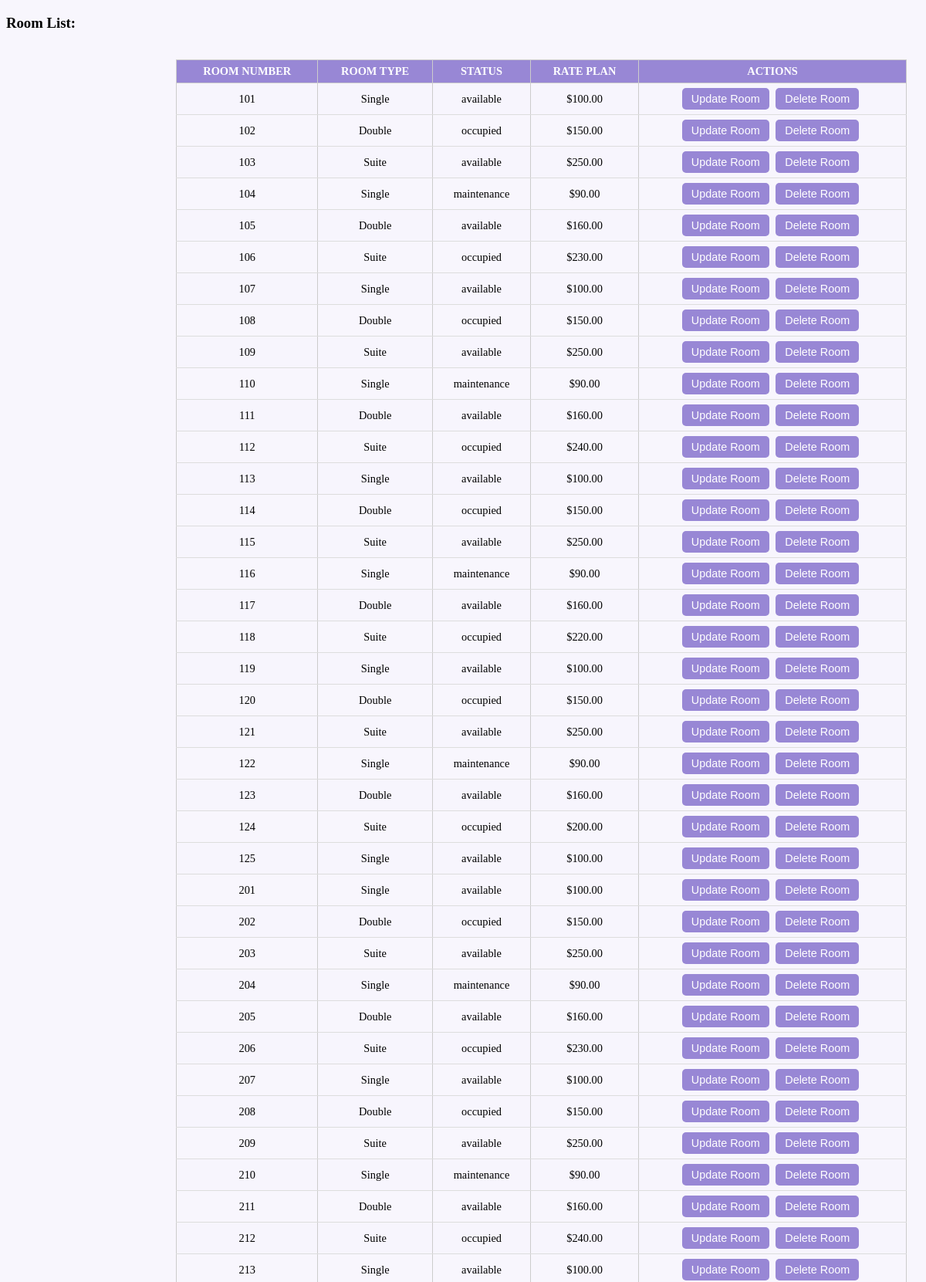
/Website/homepage/Homepage-Type/Admin/modify_room.php (upper part), run on the app's committed database.
### tables this page shows
CREATE TABLE rooms (
    room_num INT AUTO_INCREMENT PRIMARY KEY,
    room_type VARCHAR(50) NOT NULL,  
    room_status VARCHAR(50) NOT NULL DEFAULT 'Available',  
    rate_plan DECIMAL(10, 2) NOT NULL
);

### Website/homepage/Homepage-Type/Admin/modify_room.php (the view, shortened to what this page needs)
<?php
 require_once('../../Website/inc/db_connect.php');
 $queryRooms = "
 SELECT
   room_num,
   room_type,
   room_status,
   rate_plan
 FROM
   rooms
 ";
 $statementRooms = $db->prepare($queryRooms);
 $statementRooms->execute();
 $items = $statementRooms->fetchAll();
 ?>
 <!DOCTYPE HTML>
 <html>
 <head>
     <link rel="stylesheet" type="text/css" href="../inc/homepage_main.css">
 </head>
 <main>
 <body>
     <div id="data">
         <h3>Room List:</h3>
     </div>
     <br>
     <table>
         <tr>
             <th>Room Number</th>
             <th>Room Type</th>
             <th>Status</th>
             <th>Rate Plan</th>
             <th>Actions</th>
         </tr>
         <?php foreach ($items as $item) : ?>
         <tr>
             <td><?php echo $item['room_num']; ?></td>
             <td><?php echo $item['room_type']; ?></td>
             <td><?php echo $item['room_status']; ?></td>
             <td>$<?php echo number_format($item['rate_plan'], 2); ?></td>
             <td>
                 <button class="modify-btn"><a href="?update_room_id=<?php echo $item['room_num']; ?>" style="color:white; text-decoration:none;">Update Room</a></button>
                 <button class="modify-btn">
                     <a href="?delete_room_id=<?php echo $item['room_num']; ?>" style="color:white; text-decoration:none;">Delete Room</a>
                 </button>
             </td>
         </tr>
         <?php endforeach; ?>
     </table>
 </body>
 </main>
 </html>

### Website/inc/homepage_main.css (style rules this page uses)
body { background-size: 100%; background-repeat: no-repeat; background-position: center; background-color: #f8f6fd; }
table { width: 100%; border-collapse: collapse; background-color: transparent; }
table th, table td { padding: 6px 10px; text-align: center; font-size: 0.9rem; }
table th { background-color: #9887d5; color: white; font-weight: bold; text-transform: uppercase; font-size: 0.9rem; }
table tr:nth-child(even) { background-color: rgba(248, 246, 253, 0.5); }
table td { border-bottom: 1px solid #ddd; }
.table-button, .book-button, .maintenance-btn, .task-btn, .register-btn, .update-btn, .room-btn, .modify-btn, .request-btn, .charge-btn { background-color: #9887d5; color: white; border: none; padding: 6px 12px; border-radius: 5px; font-size: 0.9rem; cursor: pointer; transition: background-color 0.3s ease; text-align: center; text-decoration: none; display: inline-block; }

### Website/homepage/Homepage-Type/Admin/modify_room.php (style rules this page uses)
td { padding: 10px 20px; }
table { margin-left: 220px; width: 80%; max-width: 1000px; border-collapse: collapse; }
th, td { padding: 12px; border: 1px solid #ccc; text-align: left; }
button { margin-right: 5px; }

### data on the page
rooms: room_num "101", room_type "Single", room_status "available", rate_plan "100.00"
rooms: room_num "102", room_type "Double", room_status "occupied", rate_plan "150.00"
rooms: room_num "103", room_type "Suite", room_status "available", rate_plan "250.00"
rooms: room_num "104", room_type "Single", room_status "maintenance", rate_plan "90.00"
rooms: room_num "105", room_type "Double", room_status "available", rate_plan "160.00"
rooms: room_num "106", room_type "Suite", room_status "occupied", rate_plan "230.00"
rooms: room_num "107", room_type "Single", room_status "available", rate_plan "100.00"
rooms: room_num "108", room_type "Double", room_status "occupied", rate_plan "150.00"
rooms: room_num "109", room_type "Suite", room_status "available", rate_plan "250.00"
rooms: room_num "110", room_type "Single", room_status "maintenance", rate_plan "90.00"
rooms: room_num "111", room_type "Double", room_status "available", rate_plan "160.00"
rooms: room_num "112", room_type "Suite", room_status "occupied", rate_plan "240.00"
rooms: room_num "113", room_type "Single", room_status "available", rate_plan "100.00"
rooms: room_num "114", room_type "Double", room_status "occupied", rate_plan "150.00"
rooms: room_num "115", room_type "Suite", room_status "available", rate_plan "250.00"
rooms: room_num "116", room_type "Single", room_status "maintenance", rate_plan "90.00"
rooms: room_num "117", room_type "Double", room_status "available", rate_plan "160.00"
rooms: room_num "118", room_type "Suite", room_status "occupied", rate_plan "220.00"
rooms: room_num "119", room_type "Single", room_status "available", rate_plan "100.00"
rooms: room_num "120", room_type "Double", room_status "occupied", rate_plan "150.00"
rooms: room_num "121", room_type "Suite", room_status "available", rate_plan "250.00"
rooms: room_num "122", room_type "Single", room_status "maintenance", rate_plan "90.00"
rooms: room_num "123", room_type "Double", room_status "available", rate_plan "160.00"
rooms: room_num "124", room_type "Suite", room_status "occupied", rate_plan "200.00"
rooms: room_num "125", room_type "Single", room_status "available", rate_plan "100.00"
rooms: room_num "201", room_type "Single", room_status "available", rate_plan "100.00"
rooms: room_num "202", room_type "Double", room_status "occupied", rate_plan "150.00"
rooms: room_num "203", room_type "Suite", room_status "available", rate_plan "250.00"
rooms: room_num "204", room_type "Single", room_status "maintenance", rate_plan "90.00"
rooms: room_num "205", room_type "Double", room_status "available", rate_plan "160.00"
rooms: room_num "206", room_type "Suite", room_status "occupied", rate_plan "230.00"
rooms: room_num "207", room_type "Single", room_status "available", rate_plan "100.00"
rooms: room_num "208", room_type "Double", room_status "occupied", rate_plan "150.00"
rooms: room_num "209", room_type "Suite", room_status "available", rate_plan "250.00"
rooms: room_num "210", room_type "Single", room_status "maintenance", rate_plan "90.00"
rooms: room_num "211", room_type "Double", room_status "available", rate_plan "160.00"
rooms: room_num "212", room_type "Suite", room_status "occupied", rate_plan "240.00"
rooms: room_num "213", room_type "Single", room_status "available", rate_plan "100.00"
